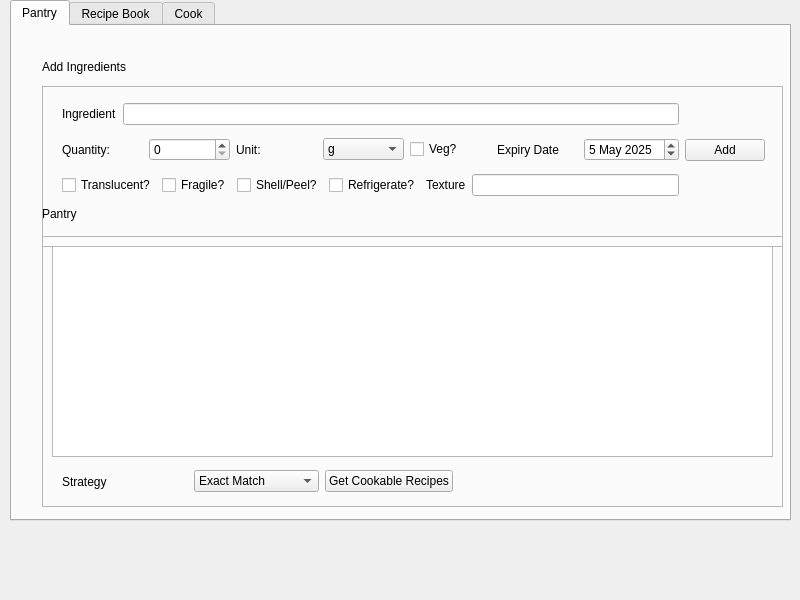
<?xml version="1.0" encoding="UTF-8"?>
<ui version="4.0">
 <class>main_window_mealprep</class>
 <widget class="QMainWindow" name="main_window_mealprep">
  <property name="geometry">
   <rect>
    <x>0</x>
    <y>0</y>
    <width>800</width>
    <height>600</height>
   </rect>
  </property>
  <property name="windowTitle">
   <string>mealprep</string>
  </property>
  <widget class="QWidget" name="widget_central">
   <widget class="QTabWidget" name="tab_widget_main">
    <property name="geometry">
     <rect>
      <x>10</x>
      <y>0</y>
      <width>781</width>
      <height>521</height>
     </rect>
    </property>
    <property name="currentIndex">
     <number>0</number>
    </property>
    <widget class="QWidget" name="tab_pantry">
     <attribute name="title">
      <string>Pantry</string>
     </attribute>
     <widget class="QFrame" name="frame_add_ingredient">
      <property name="geometry">
       <rect>
        <x>30</x>
        <y>60</y>
        <width>741</width>
        <height>161</height>
       </rect>
      </property>
      <property name="frameShape">
       <enum>QFrame::Shape::StyledPanel</enum>
      </property>
      <property name="frameShadow">
       <enum>QFrame::Shadow::Raised</enum>
      </property>
      <widget class="QWidget" name="layoutWidget">
       <property name="geometry">
        <rect>
         <x>20</x>
         <y>10</y>
         <width>703</width>
         <height>109</height>
        </rect>
       </property>
       <layout class="QHBoxLayout" name="horizontalLayout">
        <item>
         <layout class="QVBoxLayout" name="layout_add_ingredients">
          <item>
           <layout class="QHBoxLayout" name="layout_add_ingredient_1">
            <item>
             <widget class="QLabel" name="label_ingredient">
              <property name="text">
               <string>Ingredient</string>
              </property>
             </widget>
            </item>
            <item>
             <widget class="QLineEdit" name="line_edit_ingredient"/>
            </item>
           </layout>
          </item>
          <item>
           <layout class="QHBoxLayout" name="layout_add_ingredient_2">
            <item>
             <widget class="QLabel" name="label_quantity">
              <property name="text">
               <string>Quantity: </string>
              </property>
             </widget>
            </item>
            <item>
             <widget class="QDoubleSpinBox" name="spin_box_quantity">
              <property name="decimals">
               <number>0</number>
              </property>
              <property name="minimum">
               <double>0.000000000000000</double>
              </property>
              <property name="maximum">
               <double>10000.000000000000000</double>
              </property>
             </widget>
            </item>
            <item>
             <widget class="QLabel" name="label_unit">
              <property name="text">
               <string>Unit: </string>
              </property>
             </widget>
            </item>
            <item>
             <widget class="QComboBox" name="combo_box_unit">
              <item>
               <property name="text">
                <string>g</string>
               </property>
              </item>
              <item>
               <property name="text">
                <string>kg</string>
               </property>
              </item>
              <item>
               <property name="text">
                <string>ml</string>
               </property>
              </item>
              <item>
               <property name="text">
                <string>l</string>
               </property>
              </item>
              <item>
               <property name="text">
                <string>pcs</string>
               </property>
              </item>
             </widget>
            </item>
            <item>
             <widget class="QCheckBox" name="check_box_veg">
              <property name="text">
               <string>Veg?</string>
              </property>
             </widget>
            </item>
            <item>
             <widget class="QLabel" name="label_expiry_date">
              <property name="text">
               <string>Expiry Date</string>
              </property>
             </widget>
            </item>
            <item>
             <widget class="QDateEdit" name="date_edit_expiry">
              <property name="date">
               <date>
                <year>2025</year>
                <month>5</month>
                <day>5</day>
               </date>
              </property>
             </widget>
            </item>
           </layout>
          </item>
          <item>
           <layout class="QHBoxLayout" name="layout_add_ingredient_3">
            <item>
             <widget class="QCheckBox" name="check_box_translucent">
              <property name="text">
               <string>Translucent?</string>
              </property>
             </widget>
            </item>
            <item>
             <widget class="QCheckBox" name="check_box_fragile">
              <property name="text">
               <string>Fragile?</string>
              </property>
             </widget>
            </item>
            <item>
             <widget class="QCheckBox" name="check_box_shell">
              <property name="text">
               <string>Shell/Peel?</string>
              </property>
             </widget>
            </item>
            <item>
             <widget class="QCheckBox" name="check_box_refrigerate">
              <property name="text">
               <string>Refrigerate?</string>
              </property>
             </widget>
            </item>
            <item>
             <widget class="QLabel" name="label_texture">
              <property name="text">
               <string>Texture</string>
              </property>
             </widget>
            </item>
            <item>
             <widget class="QLineEdit" name="line_edit_texture_type"/>
            </item>
           </layout>
          </item>
         </layout>
        </item>
        <item>
         <widget class="QPushButton" name="push_button_add">
          <property name="sizePolicy">
           <sizepolicy hsizetype="Expanding" vsizetype="Fixed">
            <horstretch>0</horstretch>
            <verstretch>0</verstretch>
           </sizepolicy>
          </property>
          <property name="maximumSize">
           <size>
            <width>80</width>
            <height>16777215</height>
           </size>
          </property>
          <property name="text">
           <string>Add</string>
          </property>
         </widget>
        </item>
       </layout>
      </widget>
     </widget>
     <widget class="QLabel" name="label_add_ingredient">
      <property name="geometry">
       <rect>
        <x>30</x>
        <y>30</y>
        <width>101</width>
        <height>21</height>
       </rect>
      </property>
      <property name="text">
       <string>Add Ingredients</string>
      </property>
     </widget>
     <widget class="QFrame" name="frame_pantry">
      <property name="geometry">
       <rect>
        <x>30</x>
        <y>210</y>
        <width>741</width>
        <height>271</height>
       </rect>
      </property>
      <property name="frameShape">
       <enum>QFrame::Shape::StyledPanel</enum>
      </property>
      <property name="frameShadow">
       <enum>QFrame::Shadow::Raised</enum>
      </property>
      <widget class="QTableWidget" name="table_pantry">
       <property name="geometry">
        <rect>
         <x>10</x>
         <y>10</y>
         <width>721</width>
         <height>211</height>
        </rect>
       </property>
       <property name="columnCount">
        <number>0</number>
       </property>
      </widget>
      <widget class="QWidget" name="layoutWidget">
       <property name="geometry">
        <rect>
         <x>20</x>
         <y>230</y>
         <width>391</width>
         <height>31</height>
        </rect>
       </property>
       <layout class="QHBoxLayout" name="layout_strategy">
        <item>
         <widget class="QLabel" name="label_strategy">
          <property name="text">
           <string>Strategy</string>
          </property>
         </widget>
        </item>
        <item>
         <widget class="QComboBox" name="combo_box_strategy">
          <item>
           <property name="text">
            <string>Exact Match</string>
           </property>
          </item>
          <item>
           <property name="text">
            <string>Veg Only</string>
           </property>
          </item>
          <item>
           <property name="text">
            <string>Expiring First</string>
           </property>
          </item>
         </widget>
        </item>
        <item>
         <widget class="QPushButton" name="push_button_get_recipes">
          <property name="text">
           <string>Get Cookable Recipes</string>
          </property>
         </widget>
        </item>
       </layout>
      </widget>
     </widget>
     <widget class="QLabel" name="label_pantry_header">
      <property name="geometry">
       <rect>
        <x>30</x>
        <y>180</y>
        <width>58</width>
        <height>16</height>
       </rect>
      </property>
      <property name="text">
       <string>Pantry</string>
      </property>
     </widget>
    </widget>
    <widget class="QWidget" name="tab_recipe_book">
     <attribute name="title">
      <string>Recipe Book</string>
     </attribute>
     <widget class="QFrame" name="frame_recipe_book">
      <property name="geometry">
       <rect>
        <x>30</x>
        <y>50</y>
        <width>721</width>
        <height>411</height>
       </rect>
      </property>
      <property name="frameShape">
       <enum>QFrame::Shape::StyledPanel</enum>
      </property>
      <property name="frameShadow">
       <enum>QFrame::Shadow::Raised</enum>
      </property>
      <widget class="QListWidget" name="list_widget_recipe_book">
       <property name="geometry">
        <rect>
         <x>10</x>
         <y>10</y>
         <width>211</width>
         <height>381</height>
        </rect>
       </property>
      </widget>
      <widget class="QLabel" name="label_book_ingredients">
       <property name="geometry">
        <rect>
         <x>260</x>
         <y>20</y>
         <width>191</width>
         <height>16</height>
        </rect>
       </property>
       <property name="text">
        <string>Ingredients for selected recipe:</string>
       </property>
      </widget>
      <widget class="QTableWidget" name="table_book_ingredients">
       <property name="geometry">
        <rect>
         <x>250</x>
         <y>50</y>
         <width>451</width>
         <height>341</height>
        </rect>
       </property>
      </widget>
     </widget>
     <widget class="QLabel" name="label_recipe_book">
      <property name="geometry">
       <rect>
        <x>50</x>
        <y>20</y>
        <width>121</width>
        <height>16</height>
       </rect>
      </property>
      <property name="text">
       <string>Recipes</string>
      </property>
     </widget>
    </widget>
    <widget class="QWidget" name="tab_cook">
     <attribute name="title">
      <string>Cook</string>
     </attribute>
     <widget class="QLabel" name="label_cookable_recipes">
      <property name="geometry">
       <rect>
        <x>50</x>
        <y>20</y>
        <width>121</width>
        <height>16</height>
       </rect>
      </property>
      <property name="text">
       <string>Cookable Recipes</string>
      </property>
     </widget>
     <widget class="QFrame" name="frame_cook">
      <property name="geometry">
       <rect>
        <x>30</x>
        <y>50</y>
        <width>721</width>
        <height>411</height>
       </rect>
      </property>
      <property name="frameShape">
       <enum>QFrame::Shape::StyledPanel</enum>
      </property>
      <property name="frameShadow">
       <enum>QFrame::Shadow::Raised</enum>
      </property>
      <widget class="QListWidget" name="list_widget_cookable">
       <property name="geometry">
        <rect>
         <x>10</x>
         <y>10</y>
         <width>211</width>
         <height>381</height>
        </rect>
       </property>
      </widget>
      <widget class="QLabel" name="label_recipe_ingredients">
       <property name="geometry">
        <rect>
         <x>260</x>
         <y>20</y>
         <width>191</width>
         <height>16</height>
        </rect>
       </property>
       <property name="text">
        <string>Ingredients for selected recipe:</string>
       </property>
      </widget>
      <widget class="QTableWidget" name="table_recipe_ingredients">
       <property name="geometry">
        <rect>
         <x>250</x>
         <y>50</y>
         <width>451</width>
         <height>301</height>
        </rect>
       </property>
      </widget>
      <widget class="QPushButton" name="push_button_cook_recipe">
       <property name="geometry">
        <rect>
         <x>260</x>
         <y>360</y>
         <width>431</width>
         <height>31</height>
        </rect>
       </property>
       <property name="text">
        <string>Cook Selected Recipe</string>
       </property>
      </widget>
     </widget>
    </widget>
   </widget>
  </widget>
 </widget>
 <resources/>
 <connections/>
</ui>
